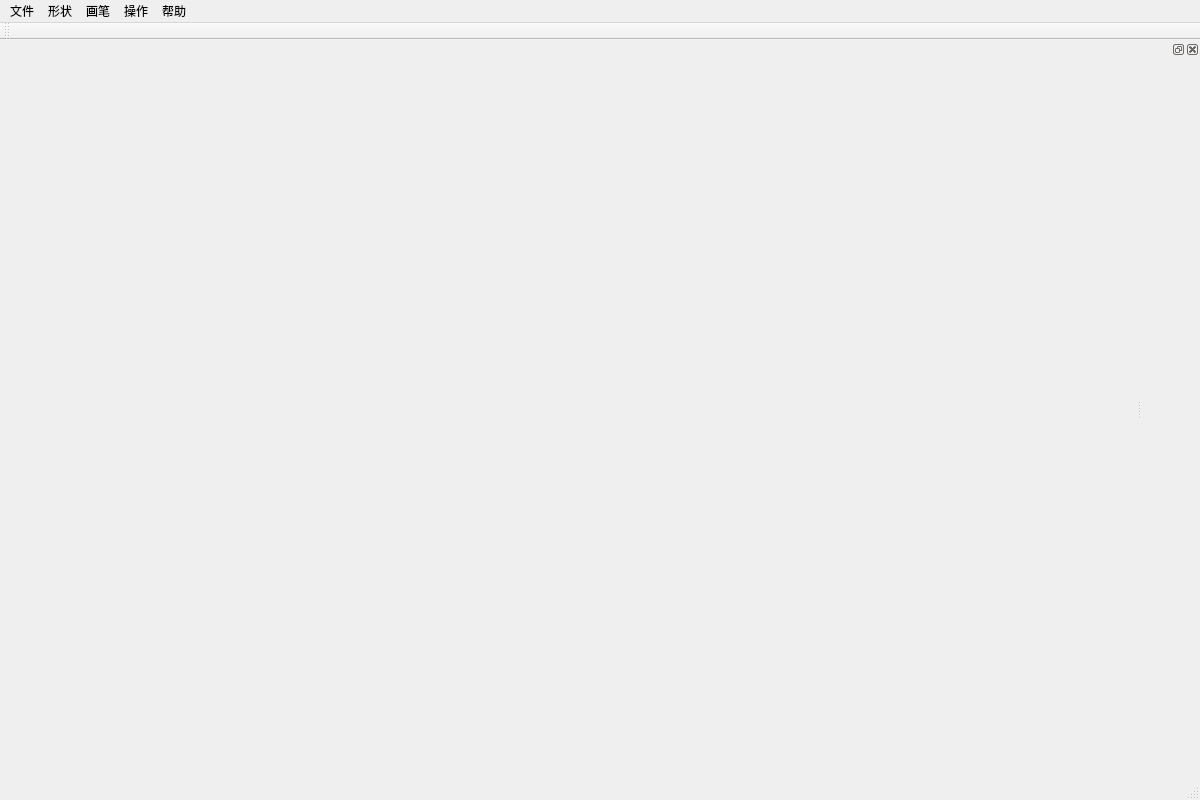
<?xml version="1.0" encoding="UTF-8"?>
<ui version="4.0">
 <class>MainWindow</class>
 <widget class="QMainWindow" name="MainWindow">
  <property name="geometry">
   <rect>
    <x>0</x>
    <y>0</y>
    <width>1200</width>
    <height>800</height>
   </rect>
  </property>
  <property name="windowTitle">
   <string>MainWindow</string>
  </property>
  <widget class="QWidget" name="centralWidget">
   <layout class="QGridLayout" name="gridLayout_2" columnstretch="0">
    <property name="leftMargin">
     <number>0</number>
    </property>
    <property name="topMargin">
     <number>0</number>
    </property>
    <property name="rightMargin">
     <number>0</number>
    </property>
    <property name="bottomMargin">
     <number>0</number>
    </property>
    <property name="spacing">
     <number>0</number>
    </property>
   </layout>
  </widget>
  <widget class="QMenuBar" name="menuBar">
   <property name="geometry">
    <rect>
     <x>0</x>
     <y>0</y>
     <width>1200</width>
     <height>23</height>
    </rect>
   </property>
   <widget class="QMenu" name="menutest">
    <property name="title">
     <string>文件</string>
    </property>
    <widget class="QMenu" name="menufileOperation">
     <property name="title">
      <string>多窗体控制</string>
     </property>
     <addaction name="actiontab"/>
     <addaction name="actiontritab"/>
     <addaction name="actioncenter"/>
     <addaction name="actionellipseSubwin"/>
     <addaction name="action8"/>
     <addaction name="actioncascade"/>
     <addaction name="actiontitled"/>
     <addaction name="actionrandom"/>
     <addaction name="actionveritcal"/>
     <addaction name="actionhorizental"/>
    </widget>
    <widget class="QMenu" name="menuanimationOperation">
     <property name="title">
      <string>动画选项</string>
     </property>
    </widget>
    <addaction name="actionnew"/>
    <addaction name="actionopen"/>
    <addaction name="actionsave"/>
    <addaction name="actionsave_as"/>
    <addaction name="separator"/>
    <addaction name="menufileOperation"/>
    <addaction name="menuanimationOperation"/>
   </widget>
   <widget class="QMenu" name="menu">
    <property name="title">
     <string>形状</string>
    </property>
    <addaction name="actionpen"/>
    <addaction name="actionrect"/>
    <addaction name="actiontriangle"/>
    <addaction name="actionellipse"/>
    <addaction name="actionbezier_curve"/>
    <addaction name="actionstraight_line"/>
    <addaction name="actionpoligon"/>
    <addaction name="actionBLine"/>
    <addaction name="actiontext"/>
    <addaction name="actionpixmap"/>
   </widget>
   <widget class="QMenu" name="menu_2">
    <property name="title">
     <string>画笔</string>
    </property>
    <addaction name="actionboderColor"/>
   </widget>
   <widget class="QMenu" name="menu_3">
    <property name="title">
     <string>操作</string>
    </property>
    <addaction name="actionredo"/>
    <addaction name="actionundo"/>
    <addaction name="actionmerge"/>
    <addaction name="actionapart"/>
    <addaction name="actionmove"/>
    <addaction name="actiondraw"/>
   </widget>
   <widget class="QMenu" name="menu_help">
    <property name="title">
     <string>帮助</string>
    </property>
    <addaction name="actionabout_Qt"/>
    <addaction name="actionabout_drawBoard"/>
   </widget>
   <addaction name="menutest"/>
   <addaction name="menu"/>
   <addaction name="menu_2"/>
   <addaction name="menu_3"/>
   <addaction name="menu_help"/>
  </widget>
  <widget class="QToolBar" name="mainToolBar">
   <attribute name="toolBarArea">
    <enum>TopToolBarArea</enum>
   </attribute>
   <attribute name="toolBarBreak">
    <bool>false</bool>
   </attribute>
  </widget>
  <widget class="QStatusBar" name="statusBar">
   <property name="minimumSize">
    <size>
     <width>0</width>
     <height>0</height>
    </size>
   </property>
  </widget>
  <widget class="QDockWidget" name="dockWidget_3">
   <attribute name="dockWidgetArea">
    <number>2</number>
   </attribute>
   <widget class="QWidget" name="dockWidgetContents_3"/>
  </widget>
  <action name="actionnew">
   <property name="icon">
    <iconset resource="qrc.qrc">
     <normaloff>:/qrc/new.png</normaloff>:/qrc/new.png</iconset>
   </property>
   <property name="text">
    <string>new</string>
   </property>
   <property name="shortcut">
    <string>Ctrl+N</string>
   </property>
  </action>
  <action name="actionopen">
   <property name="icon">
    <iconset resource="qrc.qrc">
     <normaloff>:/qrc/open.png</normaloff>:/qrc/open.png</iconset>
   </property>
   <property name="text">
    <string>open</string>
   </property>
   <property name="shortcut">
    <string>Ctrl+O</string>
   </property>
  </action>
  <action name="actionsave">
   <property name="icon">
    <iconset resource="qrc.qrc">
     <normaloff>:/qrc/save.png</normaloff>:/qrc/save.png</iconset>
   </property>
   <property name="text">
    <string>save</string>
   </property>
   <property name="shortcut">
    <string>Ctrl+S</string>
   </property>
  </action>
  <action name="actionsave_as">
   <property name="icon">
    <iconset resource="qrc.qrc">
     <normaloff>:/qrc/save_as.jpg</normaloff>:/qrc/save_as.jpg</iconset>
   </property>
   <property name="text">
    <string>save as</string>
   </property>
  </action>
  <action name="actionpen">
   <property name="checkable">
    <bool>true</bool>
   </property>
   <property name="icon">
    <iconset resource="qrc.qrc">
     <normaloff>:/qrc/pen.png</normaloff>:/qrc/pen.png</iconset>
   </property>
   <property name="text">
    <string>pen</string>
   </property>
   <property name="shortcut">
    <string>1</string>
   </property>
  </action>
  <action name="actionrect">
   <property name="checkable">
    <bool>true</bool>
   </property>
   <property name="icon">
    <iconset resource="qrc.qrc">
     <normaloff>:/qrc/rect (6).png</normaloff>:/qrc/rect (6).png</iconset>
   </property>
   <property name="text">
    <string>rect</string>
   </property>
   <property name="shortcut">
    <string>3</string>
   </property>
  </action>
  <action name="actiontriangle">
   <property name="checkable">
    <bool>true</bool>
   </property>
   <property name="icon">
    <iconset resource="qrc.qrc">
     <normaloff>:/qrc/triangle.png</normaloff>:/qrc/triangle.png</iconset>
   </property>
   <property name="text">
    <string>triangle</string>
   </property>
   <property name="shortcut">
    <string>4</string>
   </property>
  </action>
  <action name="actionellipse">
   <property name="checkable">
    <bool>true</bool>
   </property>
   <property name="icon">
    <iconset resource="qrc.qrc">
     <normaloff>:/qrc/ellipse (4).png</normaloff>:/qrc/ellipse (4).png</iconset>
   </property>
   <property name="text">
    <string>ellipse</string>
   </property>
   <property name="shortcut">
    <string>6</string>
   </property>
  </action>
  <action name="actionbezier_curve">
   <property name="checkable">
    <bool>true</bool>
   </property>
   <property name="icon">
    <iconset resource="qrc.qrc">
     <normaloff>:/qrc/curve.png</normaloff>:/qrc/curve.png</iconset>
   </property>
   <property name="text">
    <string>bezier curve</string>
   </property>
   <property name="shortcut">
    <string>7</string>
   </property>
  </action>
  <action name="actionredo">
   <property name="icon">
    <iconset resource="qrc.qrc">
     <normaloff>:/qrc/redo.png</normaloff>:/qrc/redo.png</iconset>
   </property>
   <property name="text">
    <string>redo</string>
   </property>
   <property name="shortcut">
    <string>Ctrl+Y</string>
   </property>
  </action>
  <action name="actionundo">
   <property name="icon">
    <iconset resource="qrc.qrc">
     <normaloff>:/qrc/undo.png</normaloff>:/qrc/undo.png</iconset>
   </property>
   <property name="text">
    <string>undo</string>
   </property>
   <property name="shortcut">
    <string>Ctrl+Z</string>
   </property>
  </action>
  <action name="actionmerge">
   <property name="icon">
    <iconset resource="qrc.qrc">
     <normaloff>:/qrc/merge (2).png</normaloff>:/qrc/merge (2).png</iconset>
   </property>
   <property name="text">
    <string>merge</string>
   </property>
   <property name="shortcut">
    <string>F12</string>
   </property>
  </action>
  <action name="actionapart">
   <property name="icon">
    <iconset resource="qrc.qrc">
     <normaloff>:/qrc/apart (2).png</normaloff>:/qrc/apart (2).png</iconset>
   </property>
   <property name="text">
    <string>apart</string>
   </property>
  </action>
  <action name="actionstraight_line">
   <property name="checkable">
    <bool>true</bool>
   </property>
   <property name="icon">
    <iconset resource="qrc.qrc">
     <normaloff>:/qrc/straight_line (4).png</normaloff>:/qrc/straight_line (4).png</iconset>
   </property>
   <property name="text">
    <string>straight line</string>
   </property>
   <property name="shortcut">
    <string>2</string>
   </property>
  </action>
  <action name="actionpoligon">
   <property name="checkable">
    <bool>true</bool>
   </property>
   <property name="icon">
    <iconset resource="qrc.qrc">
     <normaloff>:/qrc/rect (2).png</normaloff>:/qrc/rect (2).png</iconset>
   </property>
   <property name="text">
    <string>poligon</string>
   </property>
   <property name="shortcut">
    <string>5</string>
   </property>
  </action>
  <action name="actionBLine">
   <property name="checkable">
    <bool>true</bool>
   </property>
   <property name="icon">
    <iconset resource="qrc.qrc">
     <normaloff>:/qrc/B_Line (3).png</normaloff>:/qrc/B_Line (3).png</iconset>
   </property>
   <property name="text">
    <string>BLine</string>
   </property>
   <property name="shortcut">
    <string>8</string>
   </property>
  </action>
  <action name="actionmove">
   <property name="icon">
    <iconset resource="qrc.qrc">
     <normaloff>:/qrc/move.png</normaloff>:/qrc/move.png</iconset>
   </property>
   <property name="text">
    <string>move</string>
   </property>
   <property name="shortcut">
    <string>F2</string>
   </property>
  </action>
  <action name="actiondraw">
   <property name="icon">
    <iconset resource="qrc.qrc">
     <normaloff>:/qrc/pen (3).png</normaloff>:/qrc/pen (3).png</iconset>
   </property>
   <property name="text">
    <string>draw</string>
   </property>
   <property name="shortcut">
    <string>F1</string>
   </property>
  </action>
  <action name="actionboderColor">
   <property name="icon">
    <iconset resource="qrc.qrc">
     <normaloff>:/qrc/color (1).png</normaloff>:/qrc/color (1).png</iconset>
   </property>
   <property name="text">
    <string>boderColor</string>
   </property>
  </action>
  <action name="actiontext">
   <property name="icon">
    <iconset resource="qrc.qrc">
     <normaloff>:/qrc/text (2).png</normaloff>:/qrc/text (2).png</iconset>
   </property>
   <property name="text">
    <string>text</string>
   </property>
   <property name="shortcut">
    <string>9</string>
   </property>
  </action>
  <action name="actionpixmap">
   <property name="icon">
    <iconset resource="qrc.qrc">
     <normaloff>:/qrc/pixmap (2).png</normaloff>:/qrc/pixmap (2).png</iconset>
   </property>
   <property name="text">
    <string>pixmap</string>
   </property>
   <property name="shortcut">
    <string>0</string>
   </property>
  </action>
  <action name="actionabout_Qt">
   <property name="icon">
    <iconset resource="qrc.qrc">
     <normaloff>:/qrc/qt_icon.png</normaloff>:/qrc/qt_icon.png</iconset>
   </property>
   <property name="text">
    <string>about_Qt</string>
   </property>
  </action>
  <action name="actionabout_drawBoard">
   <property name="icon">
    <iconset resource="qrc.qrc">
     <normaloff>:/qrc/drawBoard (2).png</normaloff>:/qrc/drawBoard (2).png</iconset>
   </property>
   <property name="text">
    <string>about_drawBoard</string>
   </property>
  </action>
  <action name="actiontab">
   <property name="text">
    <string>页签模式</string>
   </property>
  </action>
  <action name="actiontritab">
   <property name="text">
    <string>页签模式2</string>
   </property>
  </action>
  <action name="actioncenter">
   <property name="text">
    <string>中心布局</string>
   </property>
  </action>
  <action name="actionellipseSubwin">
   <property name="text">
    <string>圆形布局</string>
   </property>
  </action>
  <action name="action8">
   <property name="text">
    <string>8字布局</string>
   </property>
  </action>
  <action name="actioncascade">
   <property name="text">
    <string>层叠布局</string>
   </property>
  </action>
  <action name="actiontitled">
   <property name="text">
    <string>平铺布局</string>
   </property>
  </action>
  <action name="actionrandom">
   <property name="text">
    <string>随机布局</string>
   </property>
  </action>
  <action name="actionveritcal">
   <property name="text">
    <string>垂直布局</string>
   </property>
  </action>
  <action name="actionhorizental">
   <property name="text">
    <string>水平布局</string>
   </property>
  </action>
 </widget>
 <layoutdefault spacing="6" margin="11"/>
 <resources>
  <include location="qrc.qrc"/>
 </resources>
 <connections/>
</ui>
